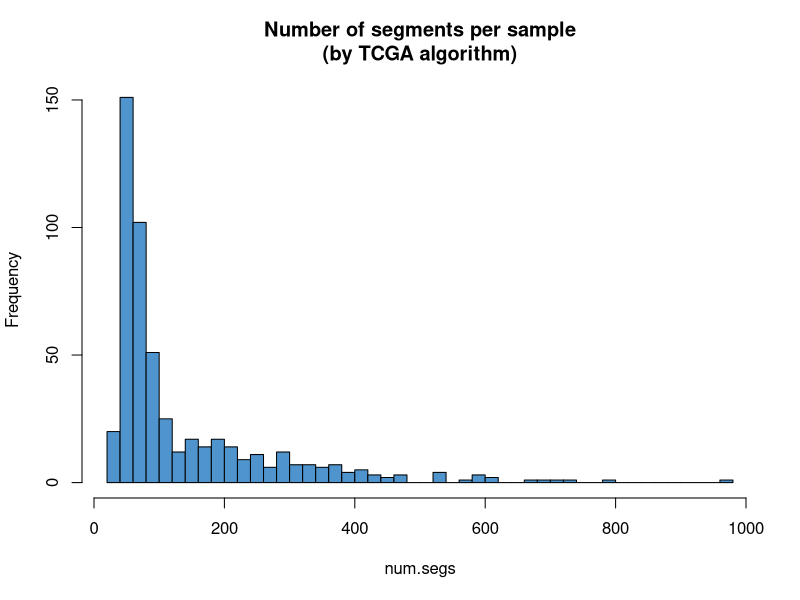

Source code (R):
# 2013-09-30


# number of segments per sample, based on TCGA's seg calling algorithm
num.segs <- c(119, 111, 45, 95, 77, 53, 63, 64, 67, 467, 97, 185, 41, 198, 45, 247, 287, 87, 39, 35, 47, 41, 69, 53, 77, 419, 216, 47, 565, 356, 65, 59, 45, 55, 75, 77, 103, 67, 75, 63, 85, 170, 115, 196, 73, 47, 87, 173, 212, 218, 148, 263, 289, 220, 241, 119, 75, 59, 167, 101, 56, 57, 319, 122, 65, 221, 47, 57, 45, 293, 75, 225, 41, 83, 63, 83, 55, 69, 684, 41, 117, 162, 45, 99, 968, 51, 53, 402, 43, 310, 258, 208, 45, 274, 111, 99, 69, 53, 57, 95, 67, 49, 147, 49, 41, 256, 45, 291, 41, 63, 188, 65, 98, 70, 43, 99, 53, 364, 71, 41, 449, 250, 83, 472, 81, 79, 75, 202, 97, 53, 169, 103, 135, 53, 45, 41, 55, 37, 67, 104, 251, 394, 57, 149, 382, 53, 184, 45, 667, 157, 79, 77, 193, 51, 49, 99, 45, 61, 144, 35, 119, 139, 51, 59, 156, 203, 210, 231, 344, 61, 47, 53, 176, 43, 97, 51, 73, 35, 88, 709, 67, 77, 57, 172, 537, 286, 252, 313, 45, 440, 71, 37, 59, 110, 82, 27, 49, 41, 59, 59, 301, 334, 53, 83, 75, 177, 94, 63, 47, 446, 528, 320, 293, 59, 71, 75, 69, 103, 85, 35, 59, 424, 361, 79, 35, 91, 65, 247, 371, 53, 76, 144, 95, 336, 61, 59, 39, 128, 39, 149, 117, 303, 194, 607, 343, 116, 35, 51, 402, 51, 358, 411, 259, 342, 200, 117, 252, 187, 41, 320, 298, 53, 92, 57, 69, 280, 53, 240, 67, 297, 65, 49, 271, 49, 94, 47, 211, 95, 55, 87, 587, 97, 153, 85, 59, 103, 721, 45, 165, 199, 194, 373, 275, 69, 401, 288, 192, 105, 82, 117, 137, 85, 129, 71, 93, 41, 55, 114, 227, 163, 47, 127, 177, 71, 51, 55, 45, 55, 79, 57, 76, 63, 295, 65, 136, 145, 50, 61, 71, 214, 91, 51, 53, 475, 43, 75, 91, 80, 47, 49, 75, 53, 36, 43, 68, 364, 69, 129, 96, 65, 62, 78, 49, 74, 61, 364, 45, 93, 47, 286, 125, 59, 77, 47, 154, 105, 77, 65, 59, 69, 55, 82, 427, 224, 84, 43, 39, 96, 65, 102, 57, 79, 57, 60, 47, 94, 595, 288, 43, 523, 193, 82, 121, 47, 71, 53, 33, 105, 141, 69, 43, 39, 97, 154, 71, 47, 49, 43, 84, 47, 163, 57, 384, 149, 41, 63, 141, 88, 190, 326, 177, 53, 524, 607, 186, 203, 65, 66, 61, 99, 143, 51, 65, 61, 47, 57, 47, 53, 39, 63, 49, 53, 126, 55, 49, 61, 61, 47, 67, 61, 205, 41, 90, 51, 332, 211, 223, 252, 71, 41, 196, 35, 35, 47, 35, 56, 53, 43, 61, 96, 43, 81, 276, 99, 51, 104, 51, 53, 49, 788, 117, 581, 207, 51, 337, 231, 61, 185, 43, 336, 77, 49, 43, 231, 78, 65, 67, 374, 45, 342, 41, 51, 41, 61, 64, 49, 78, 65, 41, 173, 45, 43, 158, 389, 340, 78, 63, 95, 61, 79, 79)

hist(num.segs, col='steelblue3', breaks=50, main='Number of segments per sample\n(by TCGA algorithm)')